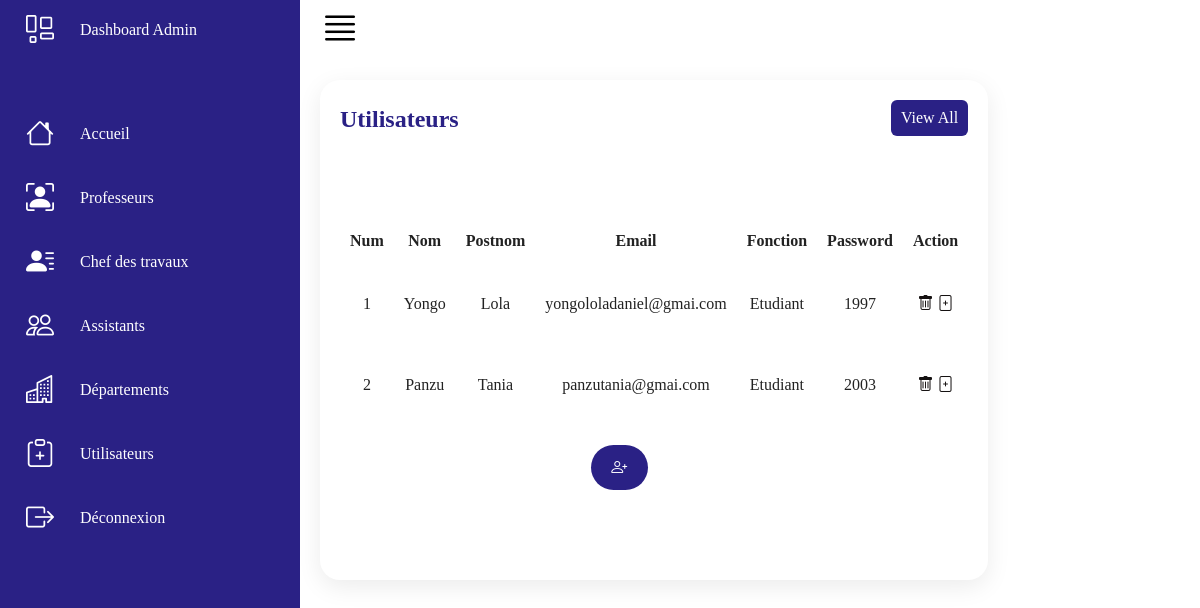
/Utilisateur.php, run on the app's committed database.
### tables this page shows
CREATE TABLE IF NOT EXISTS `utilisateur` (
  `IdUtil` int NOT NULL AUTO_INCREMENT,
  `nom` varchar(25) DEFAULT NULL,
  `postnom` varchar(25) DEFAULT NULL,
  `gmail` varchar(25) DEFAULT NULL,
  `fonction` varchar(25) DEFAULT NULL,
  `password` varchar(255) DEFAULT NULL,
  PRIMARY KEY (`IdUtil`)
);

### Utilisateur.php (the view, shortened to what this page needs)
<!DOCTYPE html>
<html lang="fr">
<head>
    <link rel="stylesheet" href="Style/Dashboard.css">
    <link rel="stylesheet" href="Js/main.Js">
    <link href="Sheria-icons/Sheria-icons.css" rel="stylesheet">
</head>
<body>
    <div class="container">
        <div class="navigation">
            <ul>
                <li>
                    <a href="#">
                        <span class="icon">
                            <ion-icon class="bi bi-layout-wtf"></ion-icon>
                        </span>
                        <span class="title">Dashboard Admin</span>
                    </a>
                </li>
                <li>
                    <a href="Dashboard.php">
                        <span class="icon">
                            <ion-icon class="bi bi-house"></ion-icon>
                        </span>
                        <span class="title">Accueil</span>
                    </a>
                </li>
                <li>
                    <a href="Professeur.php">
                        <span class="icon">
                            <ion-icon class="bi bi-person-bounding-box"></ion-icon>
                        </span>
                        <span class="title">Professeurs</span>
                    </a>
                </li>
                <li>
                    <a href="CT.php">
                        <span class="icon">
                            <ion-icon class="bi bi-person-lines-fill"></ion-icon>
                        </span>
                        <span class="title">Chef des travaux</span>
                    </a>
                </li>
                <li>
                    <a href="Ass.php">
                        <span class="icon">
                            <ion-icon class="bi bi-people"></ion-icon>
                        </span>
                        <span class="title">Assistants</span>
                    </a>
                </li>
                <li>
                    <a href="Depart.php">
                        <span class="icon">
                            <ion-icon class="bi bi-building"></ion-icon>
                        </span>
                        <span class="title">Départements</span>
                    </a>
                </li>
                <li>
                    <a href="#">
                        <span class="icon">
                            <ion-icon class="bi bi-clipboard-plus"></ion-icon>
                        </span>
                        <span class="title">Utilisateurs</span>
                    </a>
                </li>
                <li>
                    <a href="Login Admin.php">
                        <span class="icon">
                            <ion-icon class="bi bi-box-arrow-right"></ion-icon>
                        </span>
                        <span class="title">Déconnexion</span>
                    </a>
                </li>
            </ul>
        </div>
        <div class="maine">
            <div class="topbar">
                <div class="toggle">
                    <ion-icon class="bi bi-justify"></ion-icon>
                </div>
            </div>
        <div class="details">
            <div class="recentOrders">
                <div class="cardHeader">
                    <h2>Utilisateurs</h2>
                    <a href="#" class="btn">View All</a>
                </div>
                <table>
                    <thead>
                        <tr>
                            <th>Num</th>
                            <th>Nom</th>
                            <th>Postnom</th>
                            <th>Email</th>
                            <th>Fonction</th>
                            <th>Password</th>
                            <th>Action</th>
                        </tr>
                    <?php
                    try{
                            $bd=new PDO('mysql:host=localhost;dbname=Publications','root','');
                        }
                    catch(ExceptionPDO $e){
                            echo 'Erreur ' .$e;
                        }
                    $sql=$bd->query('SELECT * from utilisateur');
                    $index=1;
                    while($aff=$sql->fetch()){?>
                    </thead>
                    <tbody>
                        <tr>
                            <td> <?php echo $index; ?> </td>
                            <td><?php echo  $aff['nom']; ?></td>
                            <td><?php echo $aff['postnom']; ?> </td>
                            <td><?php echo $aff['gmail']; ?> </td>
                            <td><?php echo $aff['fonction']; ?> </td>
                            <td><?php echo $aff['password']; ?> </td>
                            <td>
                                <a href="SupprimerUtil.php?IdUtil=<?php echo $aff['IdUtil']; ?>" class="Sup"><ion-icon class="bi bi-trash"></ion-icon></a>
                                <a href="ModifierUtil.php?IdUtil=<?php echo $aff['IdUtil']; ?>" class="Mod"><ion-icon class="bi bi-file-plus"></ion-icon></a>
                            </td>
                        </tr>
                    </tbody>
                   <?php $index++; } ?>
                </table>
                <div class="inputboite">
                    <a href="FormUtil.php" class="btn2"><ion-icon class="bi bi-person-plus"></ion-icon></a>
                </div>
            </div>
        </div>
    </div>
</div>
</body>
</html>

### Style/Dashboard.css (style rules this page uses)
* { font-family: Maiandra GD; margin: 0px; padding: 0px; box-sizing: border-box; scroll-behavior: smooth; }
body { font-size: 16px; font-family: "montserrat", sans-serif; line-height: 1.6; margin: 0; font-weight: 500; background: #fbfbfb; }
.container { position: relative; width: 100%; }
.navigation { position: fixed; width: 300px; height: 100%; background: #2a2185; border-left: 10px solid #2a2185; transition: 0.5s; overflow: hidden; }
.navigation ul { position: absolute; top: 0; left: 0; width: 100%; }
.navigation ul li { position: relative; width: 100%; list-style: none; border-top-left-radius: 30px; border-bottom-left-radius: 30px; }
.navigation ul li:nth-child(1) { margin-bottom: 40px; pointer-events: none; }
.navigation ul li a { position: relative; display: block; width: 100%; display: flex; text-decoration: none; color: #fff; }
.navigation ul li a .icon { position: relative; display: block; min-width: 60px; line-height: 60px; text-align: center; }
.navigation ul li a .icon ion-icon { font-size: 1.75rem; }
.navigation ul li a .title { position: relative; display: block; padding: 0 10px; height: 60px; line-height: 60px; text-align: start; white-space: nowrap; }
.maine { position: absolute; width: calc(100% - 300px); left: 300px; min-height: 100vh; background: #fff; transition: 0.5s; }
.topbar { width: 100%; height: 60px; display: flex; justify-content: space-between; align-items: center; padding: 0 10px; }
.toggle { position: relative; width: 60px; display: flex; justify-content: center; align-items: center; font-size: 2.5rem; cursor: pointer; }
.details { position: relative; width: 100%; padding: 20px; display: grid; grid-template-columns: 2fr 1fr; grid-gap: 30px; }
.details .recentOrders { position: relative; display: grid; min-height: 500px; background: #fff; padding: 20px; box-shadow: 0 7px 25px rgba(0, 0, 0, 0.08); border-radius: 20px; }
.details .cardHeader { display: flex; justify-content: space-between; align-items: flex-start; }
.cardHeader h2 { font-weight: 600; color: #2a2185; }
.cardHeader .btn { position: relative; padding: 5px 10px; background: #2a2185; text-decoration: none; color: #fff; border-radius: 6px; }
.details table { width: 100%; border-collapse: collapse; margin-top: 10px; white-space: nowrap; }
.details table thead th { font-weight: 600; text-align: left; }
.details .recentOrders table tr { color: #222; border-bottom: 1px solid gray; text-align: left; }
.details .recentOrders table tr:last-child { border-bottom: none; }
.Sup { color: #151111; text-decoration: none; width: 20px; height: 20px; transition: 0.3s; }
.Mod { color: #151111; text-decoration: none; width: 20px; height: 20px; transition: 0.3s; }
.details .recentOrders table tr td { padding: 10px; text-align: center; }
.details .recentOrders table tr th { padding: 10px; text-align: center; }
.details .recentOrders table tr td:last-child { text-align: center; }
.details .recentOrders table tr td:nth-child(2) { text-align: center; }
.details .recentOrders table tr td:nth-child(3) { text-align: center; }
.details .recentOrders table tr td:nth-child(4) { text-align: center; }
.details .recentOrders table tr th:nth-child(4) { text-align: center; }
.details .recentOrders table tr td:nth-child(5) { text-align: center; }
.details .recentOrders table tr td:nth-child(6) { text-align: center; }
.details .recentOrders table tr td:nth-child(7) { text-align: center; }
.details .recentOrders table tr th:nth-child(7) { text-align: center; }

### Utilisateur.php (style rules this page uses)
.btn2 { font-size: 1em; color: #fff; background: #2a2185; padding: 10px 20px; display: inline-block; margin-top: 20px; text-transform: uppercase; text-decoration: none; letter-spacing: 1px; transition: 0.5s; margin-left: 40%; border-radius: 2rem; }

### data on the page
utilisateur: nom "Yongo", postnom "Lola", gmail "yongololadaniel@gmai.com", fonction "Etudiant", password "1997"
utilisateur: nom "Panzu", postnom "Tania", gmail "panzutania@gmai.com", fonction "Etudiant", password "2003"
